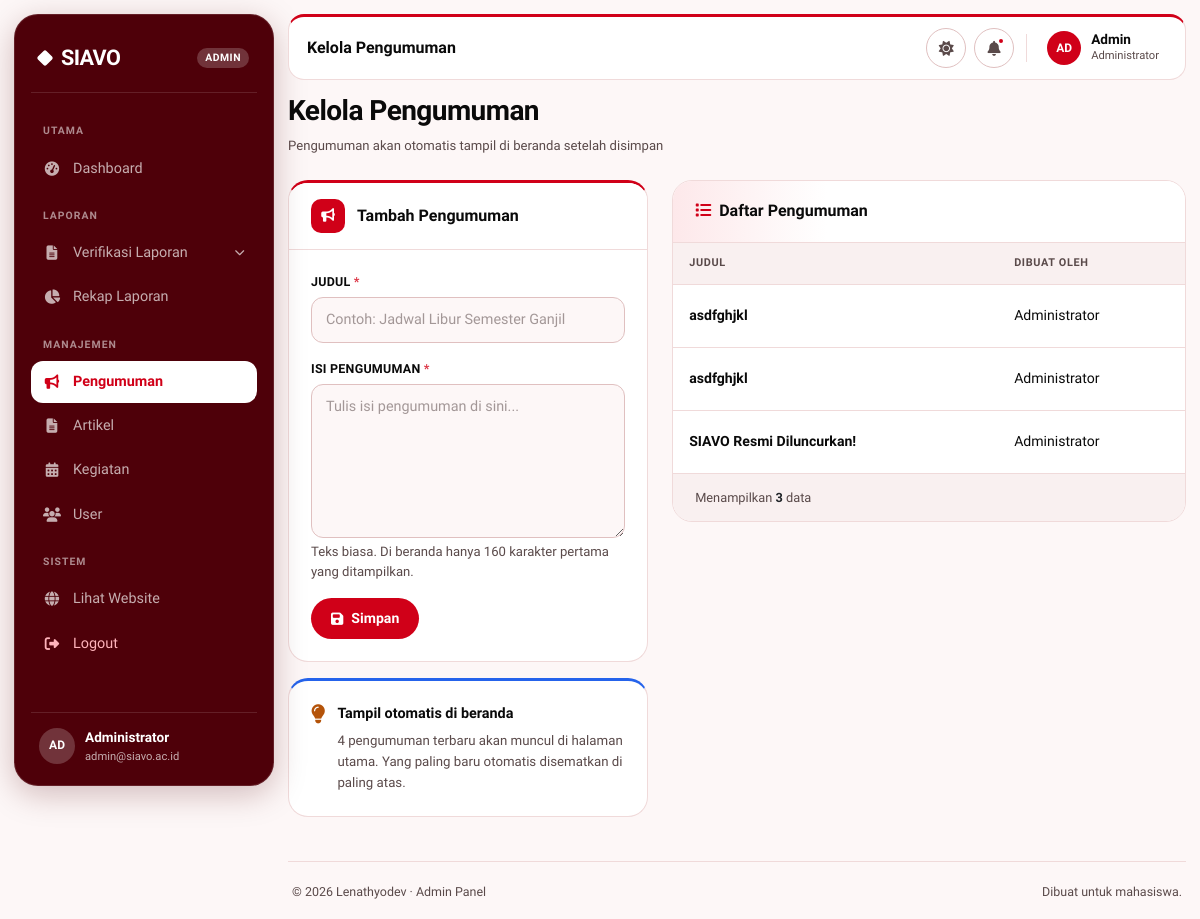
The page /admin/kelola-pengumuman.php (signed in) on the database as committed earlier.
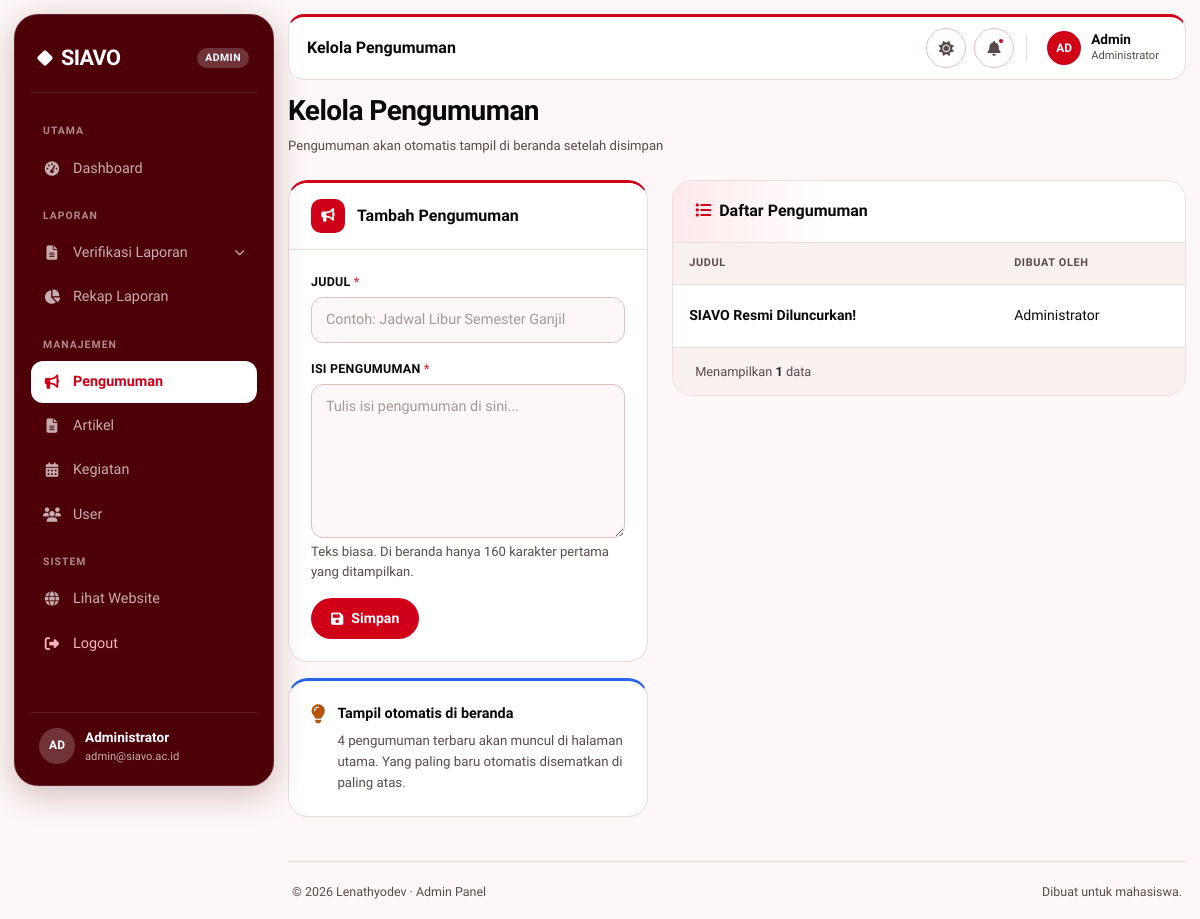
The same page on the database as committed later.
### tables this page shows
CREATE TABLE `pengumuman` (
  `id` int(11) NOT NULL,
  `judul` varchar(200) NOT NULL,
  `isi` text NOT NULL,
  `created_by` int(11) NOT NULL,
  `created_at` timestamp NOT NULL DEFAULT current_timestamp()
);

CREATE TABLE `users` (
  `id` int(11) NOT NULL,
  `username` varchar(50) NOT NULL,
  `password` varchar(255) NOT NULL,
  `nama_lengkap` varchar(100) NOT NULL,
  `email` varchar(100) NOT NULL,
  `nim` varchar(20) DEFAULT NULL,
  `prodi` varchar(100) DEFAULT NULL,
  `kontak` varchar(20) DEFAULT NULL,
  `role` enum('admin','mahasiswa') DEFAULT 'mahasiswa',
  `foto_profil` varchar(255) DEFAULT NULL,
  `created_at` timestamp NOT NULL DEFAULT current_timestamp()
);

### admin/kelola-pengumuman.php (the view, shortened to what this page needs)
<?php
require_once '../includes/auth_check.php';
$pengumuman = [];
$sql = "SELECT p.*, u.nama_lengkap AS creator FROM pengumuman p
        LEFT JOIN users u ON p.created_by = u.id
        ORDER BY p.created_at DESC";
$result = $conn->query($sql);
if ($result) {
    while ($row = $result->fetch_assoc()) {
        $pengumuman[] = $row;
    }
}
include '../admin/includes/sidebar.php';
?>
<div class="container-fluid">
    <div class="d-flex flex-column flex-md-row align-items-md-center justify-content-between mb-4">
        <div>
            <h1 class="h3 fw-bold text-dark" style="color: var(--siavo-red-heading) !important;">Kelola Pengumuman</h1>
            <p class="text-muted small mb-0">Pengumuman akan otomatis tampil di beranda setelah disimpan</p>
        </div>
    </div>
    <div class="row g-4">
        <div class="col-lg-5">
            <div class="card-modern">
                <div class="card-modern-header">
                    <i class="fas fa-bullhorn"></i>
                    <h5 id="formTitle">Tambah Pengumuman</h5>
                </div>
                <div class="card-modern-body">
                    <form method="POST" class="form-modern">
                        <div class="mb-3">
                            <label>Judul <span class="text-danger">*</span></label>
                            <input type="text" name="judul" class="form-control" id="judul"
                                placeholder="Contoh: Jadwal Libur Semester Ganjil" required>
                        </div>
                        <div class="mb-3">
                            <label>Isi Pengumuman <span class="text-danger">*</span></label>
                            <textarea name="isi" class="form-control" rows="6" id="isi"
                                placeholder="Tulis isi pengumuman di sini..." required></textarea>
                            <small class="text-muted d-block mt-1">
                                Teks biasa. Di beranda hanya 160 karakter pertama yang ditampilkan.
                            </small>
                        </div>
                        <div class="d-flex gap-2">
                            <button type="submit" class="btn btn-modern-primary" id="submitBtn">
                                <i class="fas fa-save"></i> Simpan
                            </button>
                        </div>
                    </form>
                </div>
            </div>
            <div class="card-modern" style="border-top-color:var(--blue)">
                <div class="card-modern-body" style="display:flex;gap:12px;align-items:flex-start">
                    <i class="fas fa-lightbulb" style="color:var(--amber);font-size:1.2rem;margin-top:2px"></i>
                    <div>
                        <div style="font-weight:700;font-size:.9rem;margin-bottom:4px">Tampil otomatis di beranda</div>
                        <p style="color:var(--ink-2);font-size:.83rem;line-height:1.6;margin:0">
                            4 pengumuman terbaru akan muncul di halaman utama. Yang paling baru otomatis
                            disematkan di paling atas.
                        </p>
                    </div>
                </div>
            </div>
        </div>
        <div class="col-lg-7">
            <div class="table-modern-wrapper">
                <div class="table-header">
                    <div class="title"><i class="fas fa-list"></i>Daftar Pengumuman</div>
                </div>
                <?php if (empty($pengumuman)): ?>
                <div class="empty-state-modern">
                    <i class="fas fa-bullhorn"></i>
                    <p>Belum ada pengumuman</p>
                </div>
                <?php else: ?>
                <div class="table-scroll">
                    <table>
                        <thead>
                            <tr>
                                <th>Judul</th>
                                <th>Dibuat Oleh</th>
                            </tr>
                        </thead>
                        <tbody>
                            <?php foreach ($pengumuman as $p): ?>
                            <tr>
                                <td><span class="cell-name"><?php echo htmlspecialchars($p['judul']); ?></span></td>
                                <td><?php echo htmlspecialchars($p['creator'] ?? '-'); ?></td>
                            </tr>
                            <?php endforeach; ?>
                        </tbody>
                    </table>
                </div>
                <div class="table-footer">
                    <span>Menampilkan <span class="fw-bold text-dark"><?php echo count($pengumuman); ?></span>
                        data</span>
                </div>
                <?php endif; ?>
            </div>
        </div>
    </div>
</div>
<?php include '../admin/includes/sidebar-footer.php'; ?>

Rows that differ between the two databases and show on the page:
removed pengumuman: judul "asdfghjkl", created_by.nama_lengkap "Administrator"
removed pengumuman: judul "asdfghjkl", created_by.nama_lengkap "Administrator"
Other text that changed with them:
count($pengumuman): "3" → "1"
